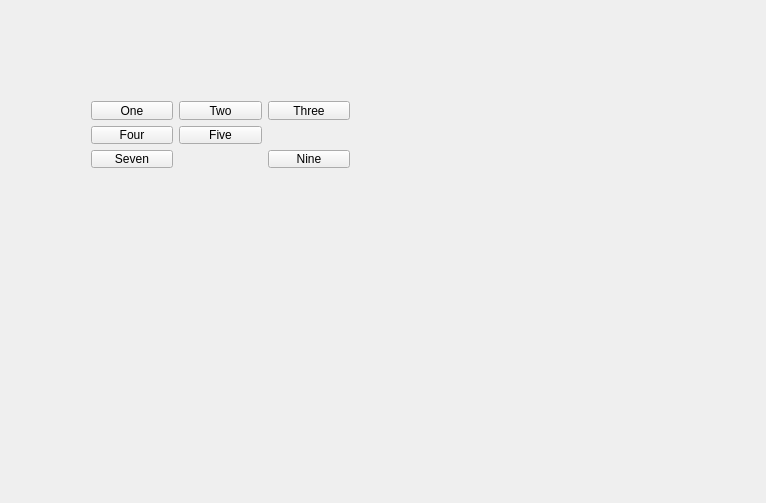
<?xml version="1.0" encoding="UTF-8"?>
<ui version="4.0">
 <class>Widget</class>
 <widget class="QWidget" name="Widget">
  <property name="geometry">
   <rect>
    <x>0</x>
    <y>0</y>
    <width>766</width>
    <height>503</height>
   </rect>
  </property>
  <property name="windowTitle">
   <string>Widget</string>
  </property>
  <widget class="QWidget" name="">
   <property name="geometry">
    <rect>
     <x>80</x>
     <y>90</y>
     <width>281</width>
     <height>89</height>
    </rect>
   </property>
   <layout class="QGridLayout" name="gridLayout">
    <item row="0" column="0">
     <widget class="QPushButton" name="buttonOne">
      <property name="text">
       <string>One</string>
      </property>
     </widget>
    </item>
    <item row="0" column="1">
     <widget class="QPushButton" name="buttonTwo">
      <property name="text">
       <string>Two</string>
      </property>
     </widget>
    </item>
    <item row="0" column="2">
     <widget class="QPushButton" name="buttonThree">
      <property name="sizePolicy">
       <sizepolicy hsizetype="Minimum" vsizetype="Expanding">
        <horstretch>0</horstretch>
        <verstretch>0</verstretch>
       </sizepolicy>
      </property>
      <property name="text">
       <string>Three</string>
      </property>
     </widget>
    </item>
    <item row="1" column="0">
     <widget class="QPushButton" name="buttonFour">
      <property name="text">
       <string>Four</string>
      </property>
     </widget>
    </item>
    <item row="1" column="1">
     <widget class="QPushButton" name="buttonFive">
      <property name="text">
       <string>Five</string>
      </property>
     </widget>
    </item>
    <item row="2" column="0">
     <widget class="QPushButton" name="buttonSeven">
      <property name="text">
       <string>Seven</string>
      </property>
     </widget>
    </item>
    <item row="2" column="2">
     <widget class="QPushButton" name="buttonNine">
      <property name="text">
       <string>Nine</string>
      </property>
     </widget>
    </item>
   </layout>
  </widget>
 </widget>
 <layoutdefault spacing="6" margin="11"/>
 <resources/>
 <connections/>
</ui>
